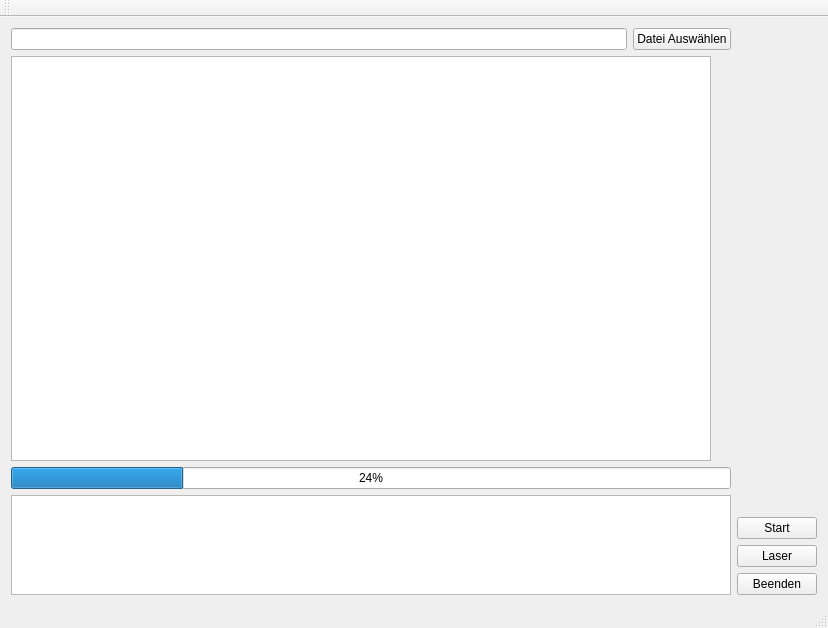
<?xml version="1.0" encoding="UTF-8"?>
<ui version="4.0">
 <class>MainWindow</class>
 <widget class="QMainWindow" name="MainWindow">
  <property name="geometry">
   <rect>
    <x>0</x>
    <y>0</y>
    <width>828</width>
    <height>628</height>
   </rect>
  </property>
  <property name="maximumSize">
   <size>
    <width>16777215</width>
    <height>16777215</height>
   </size>
  </property>
  <property name="windowTitle">
   <string>MainWindow</string>
  </property>
  <widget class="QWidget" name="centralWidget">
   <layout class="QGridLayout" name="gridLayout">
    <item row="0" column="0">
     <layout class="QHBoxLayout" name="horizontalLayout">
      <item>
       <layout class="QVBoxLayout" name="verticalLayout_3">
        <item>
         <layout class="QHBoxLayout" name="horizontalLayout_2">
          <item>
           <widget class="QLineEdit" name="Eingabe"/>
          </item>
          <item>
           <widget class="QPushButton" name="cmd_Auswahl">
            <property name="text">
             <string>Datei Auswählen</string>
            </property>
           </widget>
          </item>
         </layout>
        </item>
        <item>
         <layout class="QHBoxLayout" name="horizontalLayout_3">
          <item>
           <widget class="QGraphicsView" name="graphicsView"/>
          </item>
          <item>
           <spacer name="verticalSpacer_2">
            <property name="orientation">
             <enum>Qt::Vertical</enum>
            </property>
            <property name="sizeHint" stdset="0">
             <size>
              <width>20</width>
              <height>40</height>
             </size>
            </property>
           </spacer>
          </item>
         </layout>
        </item>
        <item>
         <widget class="QProgressBar" name="progressBar">
          <property name="value">
           <number>24</number>
          </property>
         </widget>
        </item>
        <item>
         <widget class="QPlainTextEdit" name="FehlerAusgabe">
          <property name="maximumSize">
           <size>
            <width>16777215</width>
            <height>100</height>
           </size>
          </property>
          <property name="font">
           <font>
            <family>Monospace</family>
           </font>
          </property>
         </widget>
        </item>
       </layout>
      </item>
      <item>
       <layout class="QVBoxLayout" name="verticalLayout_2">
        <item>
         <spacer name="verticalSpacer">
          <property name="orientation">
           <enum>Qt::Vertical</enum>
          </property>
          <property name="sizeHint" stdset="0">
           <size>
            <width>20</width>
            <height>40</height>
           </size>
          </property>
         </spacer>
        </item>
        <item>
         <widget class="QPushButton" name="cmd_Start">
          <property name="text">
           <string>Start</string>
          </property>
         </widget>
        </item>
        <item>
         <widget class="QPushButton" name="cmd_Laser">
          <property name="text">
           <string>Laser</string>
          </property>
         </widget>
        </item>
        <item>
         <widget class="QPushButton" name="cmd_Quit">
          <property name="text">
           <string>Beenden</string>
          </property>
         </widget>
        </item>
       </layout>
      </item>
     </layout>
    </item>
   </layout>
  </widget>
  <widget class="QMenuBar" name="menuBar">
   <property name="geometry">
    <rect>
     <x>0</x>
     <y>0</y>
     <width>828</width>
     <height>27</height>
    </rect>
   </property>
  </widget>
  <widget class="QToolBar" name="mainToolBar">
   <attribute name="toolBarArea">
    <enum>TopToolBarArea</enum>
   </attribute>
   <attribute name="toolBarBreak">
    <bool>false</bool>
   </attribute>
  </widget>
  <widget class="QStatusBar" name="statusBar"/>
 </widget>
 <layoutdefault spacing="6" margin="11"/>
 <resources/>
 <connections>
  <connection>
   <sender>cmd_Quit</sender>
   <signal>clicked()</signal>
   <receiver>MainWindow</receiver>
   <slot>close()</slot>
   <hints>
    <hint type="sourcelabel">
     <x>631</x>
     <y>420</y>
    </hint>
    <hint type="destinationlabel">
     <x>334</x>
     <y>227</y>
    </hint>
   </hints>
  </connection>
 </connections>
</ui>
